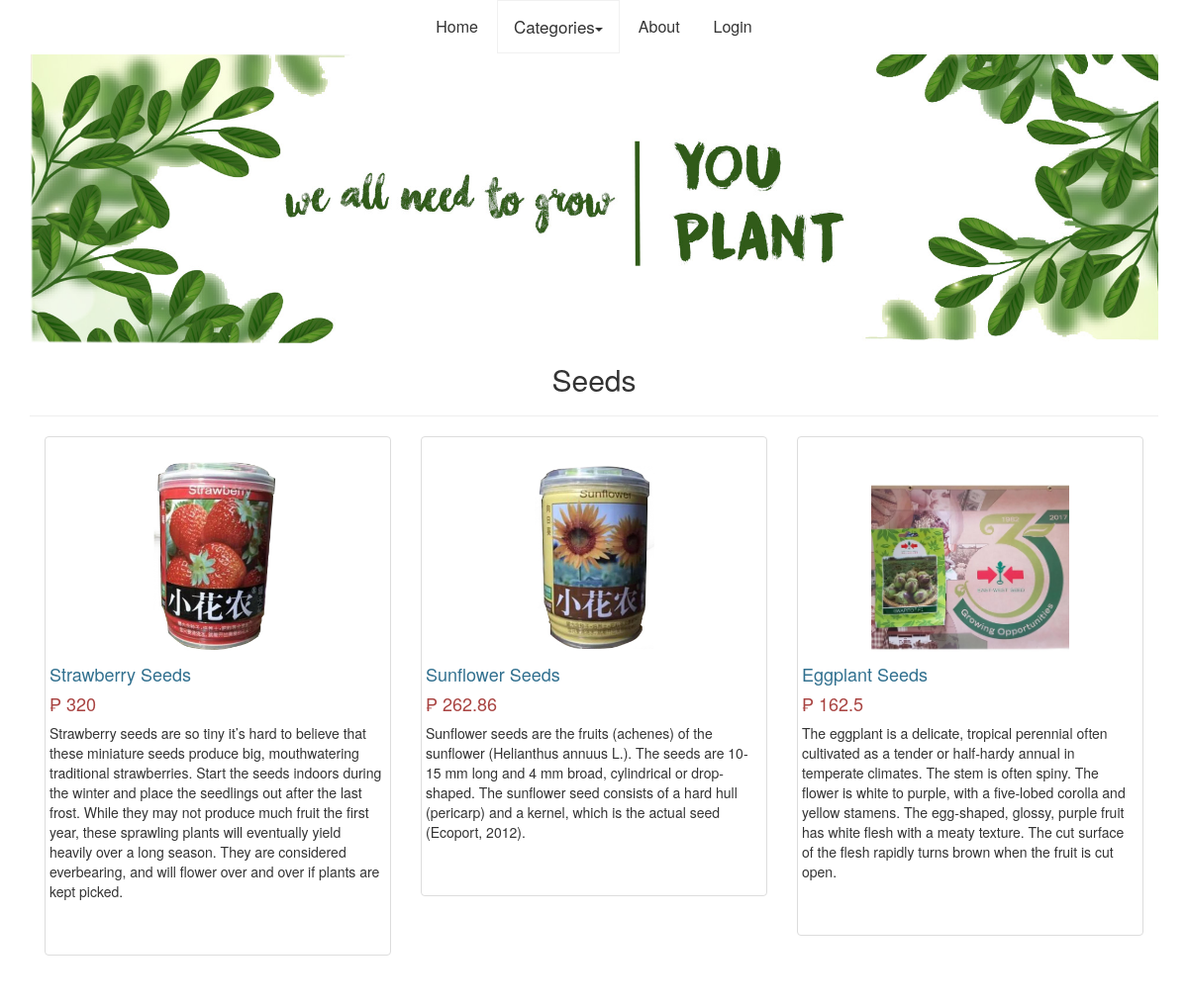
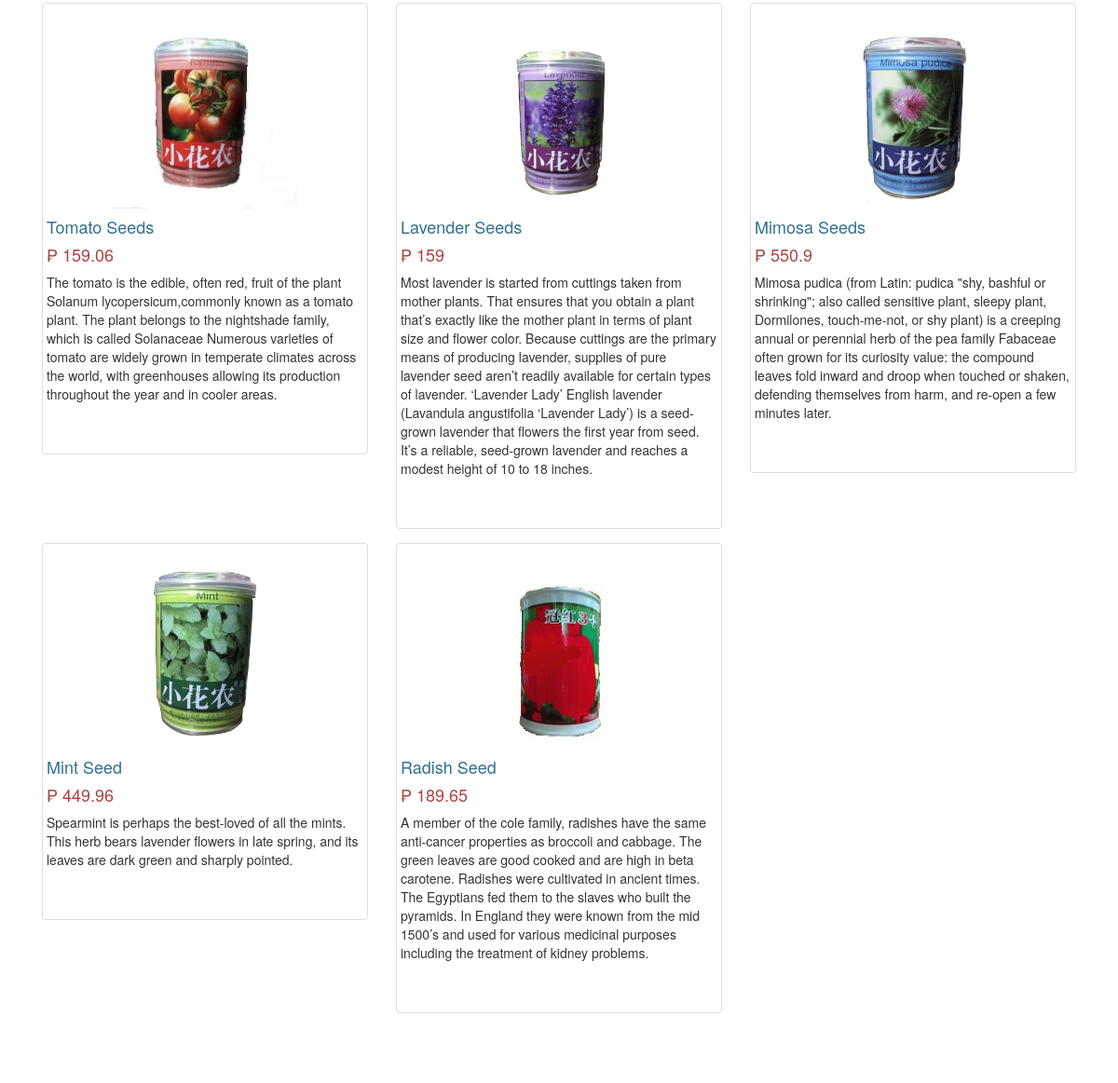
Screenshot of /seeds.php with the database file from the repository (2 pictures, top to bottom).
### tables this page shows
CREATE TABLE `products` (
  `id` int(10) NOT NULL,
  `category` varchar(50) NOT NULL,
  `name` varchar(50) NOT NULL,
  `price` float NOT NULL,
  `stocks` int(100) NOT NULL,
  `image` mediumtext NOT NULL,
  `descr` longtext NOT NULL
);

### seeds.php (the view, shortened to what this page needs)
 <?php
 $connect = mysqli_connect("localhost", "root", "", "youplant");
  ?>
<!DOCTYPE html>
<html>
<head>
  <link rel="stylesheet" href="css/bootstrap.css">
  <link rel="stylesheet" href="css/car.css">
</head>
<body>
  <form method="POST" accept="action.php">
  <div id="whole" class="container" style="margin: 0 auto; background-color: white;">
  <div class="banner" style="padding-top:50px; ">
    <img class="banner" src="images/banner.jpg" alt="thumb">
  </div>
  <div class="navbar navbar-fixed-top" style="background-color: white;">
    <center>
                <a class="btn btn-default" href="home.php" style="border:none; padding:15px; font-size: 16px;">Home</a>
        <div class="btn-group">
          <button class="btn btn-default dropdown-toggle" type="submit" data-toggle="dropdown" style="font-size: 17px; padding: 14px 16px;">Categories<span class="caret"></span></button>
        </div>
        <a class="btn btn-default" href="about.php" style="border:none; padding:15px; font-size: 16px;">About</a>
        <?php if(isset($_SESSION['sess_user'])){ ?>
          <a href="logout.php" class="btn btn-default" style="border:none; padding:15px; font-size: 16px;">Logout</a>
          <a class="btn btn-default" href="profile.php" style="border:none; padding:15px; font-size: 16px;">Account</a>
        <?php }else{ ?>
        <a href="login.php" class="btn btn-default" style="border:none; padding:15px; font-size: 16px;">Login</a>
      <?php } ?>
        </div>
    </div>
  <div class="container">
    <h2 align="center">Seeds</h2><hr>
  </div>
  <div class="container">
  <?php
        $query = "SELECT * FROM products WHERE category='Seeds' ORDER BY id ASC ";
        $result = mysqli_query($connect, $query);
        if(mysqli_num_rows($result) > 0) {
            while($row = mysqli_fetch_array($result))
            {
     ?>
     <form target="paypal" action="https://www.paypal.com/cgi-bin/webscr" method="post">
      <div class="col-lg-4" style="height: 580px;">
              <div class="thumbnail" style="padding-top: 20px;">
                 <img src="<?php echo $row["image"]; ?>" style="height: 200px;">
                 <h4 class="text-info"><?php echo $row["name"]; ?></h4>
                 <h4 class="text-danger">₱ <?php echo $row["price"]; ?></h4>
                 <p><?php echo $row['descr']; ?></p>
                </form>
              </div>
     <?php
          }
        }
     ?>
</form>
</body>
</html>

### css/car.css (style rules this page uses)
html, body, main { width: 100%; height: 100%; margin: 0; padding: 0; }

### seeds.php (style rules this page uses)
body { min-height: 100%; background-repeat: no-repeat; background-attachment: fixed; background-position: center; background-size: cover; }
div.btn-group { border: 1px solid #f1f1f1; background-color: #ffffff; }
div.btn-group button { background-color: inherit; border: none; outline: none; transition: 0.3s; }
.banner { width: 100%; }

### rows the page displays
products: image (picture), name "Strawberry Seeds", price "320", descr "Strawberry seeds are so tiny it’s hard to believe that these miniature seeds produce big, mouthwatering traditional strawberries. Start the seeds indoors during the winter and place the seedlings out after the last frost. While they may not produce much fruit the first year, these sprawling plants will eventually yield heavily over a long season. They are considered everbearing, and will flower over and over if plants are kept picked."
products: image (picture), name "Sunflower Seeds", price "262.86", descr "Sunflower seeds are the fruits (achenes) of the sunflower (Helianthus annuus L.). The seeds are 10-15 mm long and 4 mm broad, cylindrical or drop-shaped. The sunflower seed consists of a hard hull (pericarp) and a kernel, which is the actual seed (Ecoport, 2012)."
products: image (picture), name "Eggplant Seeds", price "162.5", descr "The eggplant is a delicate, tropical perennial often cultivated as a tender or half-hardy annual in temperate climates. The stem is often spiny. The flower is white to purple, with a five-lobed corolla and yellow stamens. The egg-shaped, glossy, purple fruit has white flesh with a meaty texture. The cut surface of the flesh rapidly turns brown when the fruit is cut open."
products: image (picture), name "Tomato Seeds", price "159.06", descr "The tomato is the edible, often red, fruit of the plant Solanum lycopersicum,commonly known as a tomato plant. The plant belongs to the nightshade family, which is called Solanaceae Numerous varieties of tomato are widely grown in temperate climates across the world, with greenhouses allowing its production throughout the year and in cooler areas."
products: image (picture), name "Lavender Seeds", price "159", descr "Most lavender is started from cuttings taken from mother plants. That ensures that you obtain a plant that’s exactly like the mother plant in terms of plant size and flower color. Because cuttings are the primary means of producing lavender, supplies of pure lavender seed aren’t readily available for certain types of lavender. ‘Lavender Lady’ English lavender (Lavandula angustifolia ‘Lavender Lady’) is a seed-grown lavender that flowers the first year from seed. It’s a reliable, seed-grown lavender and reaches a modest height of 10 to 18 inches."
products: image (picture), name "Mimosa Seeds", price "550.9", descr "Mimosa pudica (from Latin: pudica \"shy, bashful or shrinking\"; also called sensitive plant, sleepy plant, Dormilones, touch-me-not, or shy plant) is a creeping annual or perennial herb of the pea family Fabaceae often grown for its curiosity value: the compound leaves fold inward and droop when touched or shaken, defending themselves from harm, and re-open a few minutes later."
products: image (picture), name "Mint Seed", price "449.96", descr "Spearmint is perhaps the best-loved of all the mints. This herb bears lavender flowers in late spring, and its leaves are dark green and sharply pointed."
products: image (picture), name "Radish Seed", price "189.65", descr "A member of the cole family, radishes have the same anti-cancer properties as broccoli and cabbage. The green leaves are good cooked and are high in beta carotene. Radishes were cultivated in ancient times. The Egyptians fed them to the slaves who built the pyramids. In England they were known from the mid 1500’s and used for various medicinal purposes including the treatment of kidney problems."
